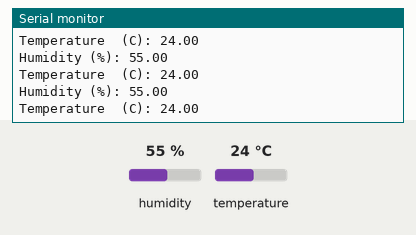
Simulated run of this sketch. Board: Arduino Uno, built with avr-gcc and run on an emulated ATmega328P. Parts: the last lines printed to the serial monitor. The test bench sets the inputs (shaded band); at power-on: humidity 55 %, temperature 24 °C.

Above: at 2.8 s.
2.9 s: humidity set to 22 %
At 5.5 s:
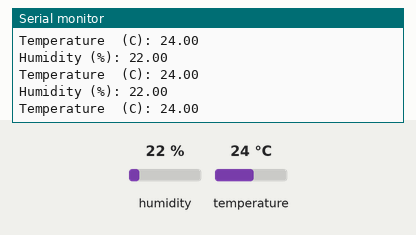
5.6 s: temperature set to 12 °C
At 7.8 s:
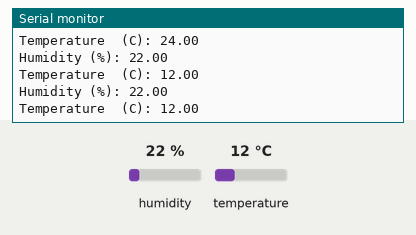
8.3 s: humidity set to 40 %
At 11.6 s:
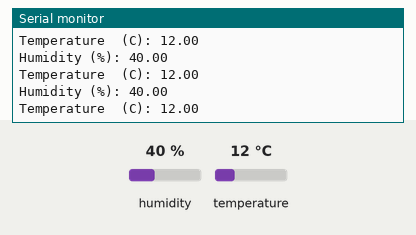
Timing chart, 0 to 13.1 s (numbered marks = the images above; inputs shaded):
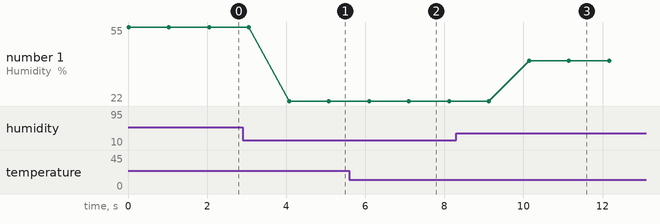

Measured:
- after the input at 2.9 s, the serial monitor: prints a new line after 1.2 s (image 1)
- after the input at 5.6 s, the serial monitor: prints a new line after 0.52 s (image 2)
- after the input at 8.3 s, the serial monitor: prints a new line after 1.9 s (image 3)
- plotted number 1: 55 → 22 after the input at 2.9 s, 22 → 40 after the input at 8.3 s

The sketch:

Temp_and_Humidity_-_DHT11.ino
```cpp
// installovat DHT sensor library
#include "DHT.h"
#define DHTTYPE DHT11   // DHT 11 používám
#define DHTPIN 2  //digi pin senzoru

DHT dht(DHTPIN, DHTTYPE); //inicializace parametru senzoru do knihovny

void  setup()
{
  Serial.begin(9600);
  dht.begin(); //spuštění knihovny asi
}

void loop()
{
  float humid = dht.readHumidity(); //float aby desetina čárka
  float temp = dht.readTemperature(); //číst celsiu by default

  Serial.print("Humidity (%): ");
  Serial.println(humid);

  Serial.print("Temperature  (C): ");
  Serial.println(temp);

  delay(1000);
}
```
